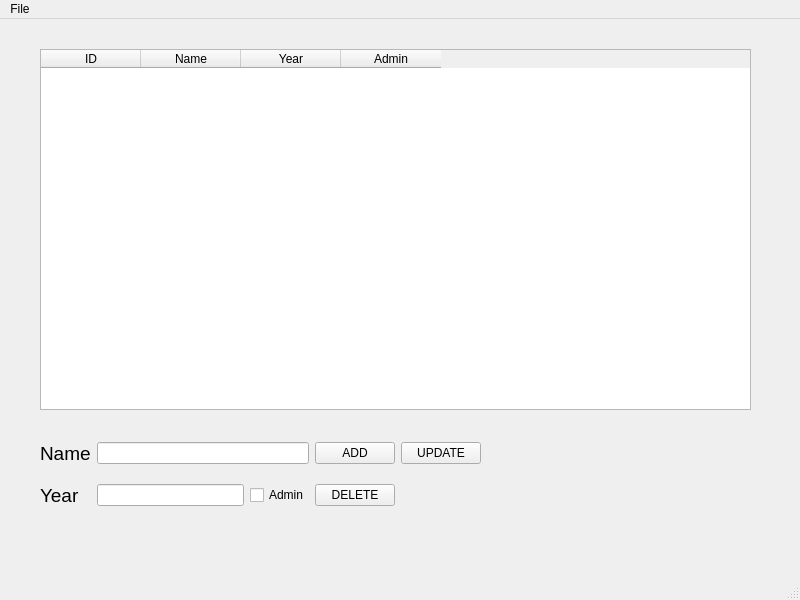
<?xml version="1.0" encoding="UTF-8"?>
<ui version="4.0">
 <class>MainWindow</class>
 <widget class="QMainWindow" name="MainWindow">
  <property name="geometry">
   <rect>
    <x>0</x>
    <y>0</y>
    <width>800</width>
    <height>600</height>
   </rect>
  </property>
  <property name="windowTitle">
   <string>MainWindow</string>
  </property>
  <widget class="QWidget" name="centralwidget">
   <widget class="QTableWidget" name="tableWidget">
    <property name="geometry">
     <rect>
      <x>40</x>
      <y>30</y>
      <width>711</width>
      <height>361</height>
     </rect>
    </property>
    <column>
     <property name="text">
      <string>ID</string>
     </property>
    </column>
    <column>
     <property name="text">
      <string>Name</string>
     </property>
    </column>
    <column>
     <property name="text">
      <string>Year</string>
     </property>
    </column>
    <column>
     <property name="text">
      <string>Admin</string>
     </property>
    </column>
   </widget>
   <widget class="QWidget" name="">
    <property name="geometry">
     <rect>
      <x>40</x>
      <y>410</y>
      <width>441</width>
      <height>92</height>
     </rect>
    </property>
    <layout class="QGridLayout" name="gridLayout">
     <item row="0" column="3">
      <widget class="QPushButton" name="pushButton">
       <property name="text">
        <string>ADD</string>
       </property>
      </widget>
     </item>
     <item row="2" column="3">
      <widget class="QPushButton" name="pushButton_2">
       <property name="text">
        <string>DELETE</string>
       </property>
      </widget>
     </item>
     <item row="2" column="0">
      <widget class="QLabel" name="label_2">
       <property name="font">
        <font>
         <pointsize>14</pointsize>
        </font>
       </property>
       <property name="text">
        <string>Year</string>
       </property>
      </widget>
     </item>
     <item row="2" column="1">
      <widget class="QLineEdit" name="lineEdit_2"/>
     </item>
     <item row="0" column="0">
      <widget class="QLabel" name="label">
       <property name="font">
        <font>
         <pointsize>14</pointsize>
        </font>
       </property>
       <property name="text">
        <string>Name</string>
       </property>
      </widget>
     </item>
     <item row="2" column="2">
      <widget class="QCheckBox" name="checkBox">
       <property name="text">
        <string>Admin</string>
       </property>
      </widget>
     </item>
     <item row="0" column="4">
      <widget class="QPushButton" name="pushButton_3">
       <property name="text">
        <string>UPDATE</string>
       </property>
      </widget>
     </item>
     <item row="0" column="1" colspan="2">
      <widget class="QLineEdit" name="lineEdit"/>
     </item>
    </layout>
   </widget>
  </widget>
  <widget class="QMenuBar" name="menubar">
   <property name="geometry">
    <rect>
     <x>0</x>
     <y>0</y>
     <width>800</width>
     <height>33</height>
    </rect>
   </property>
   <widget class="QMenu" name="menuFile">
    <property name="title">
     <string>File</string>
    </property>
   </widget>
   <addaction name="menuFile"/>
  </widget>
  <widget class="QStatusBar" name="statusbar"/>
 </widget>
 <resources/>
 <connections/>
</ui>
